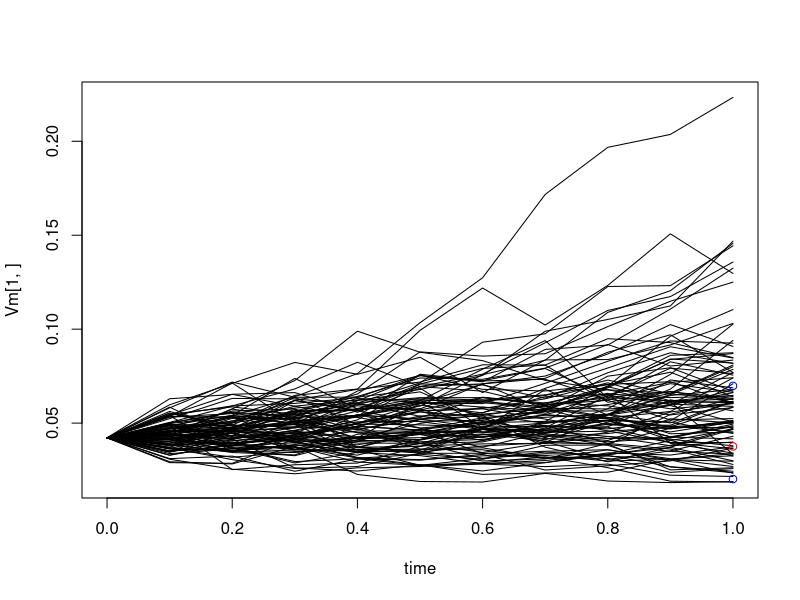
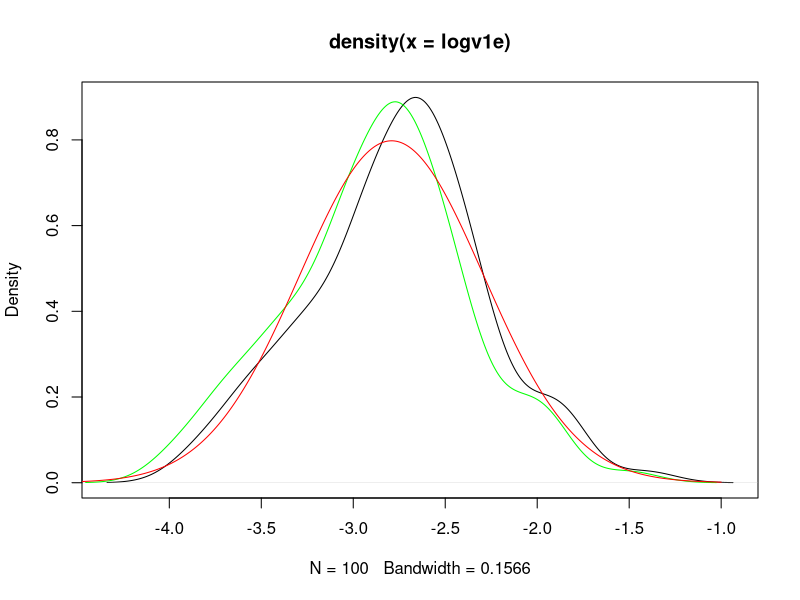
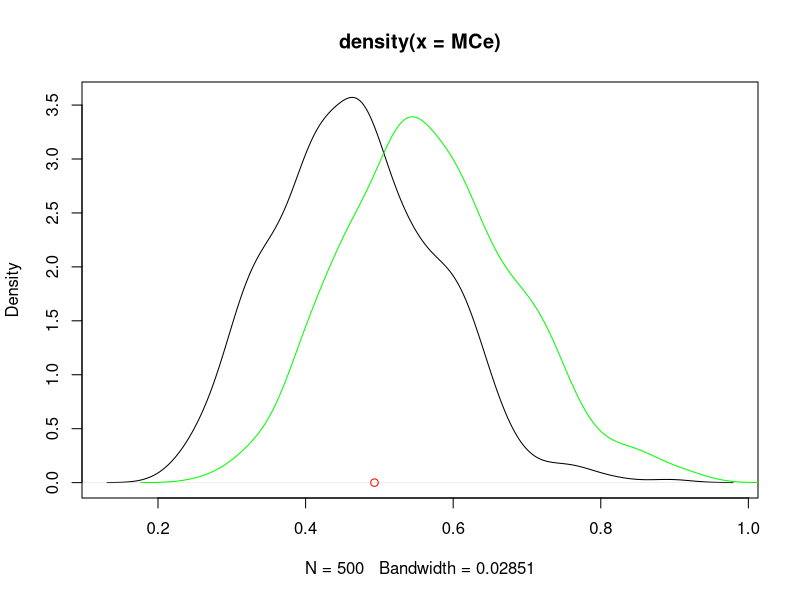

These charts were generated, in order, by the following R code:
#data 
Y0=log((20.53/100)^2)
Y1=log((19.38/100)^2)

#Monte Carlo parametes
N=100
m=10
Delta=1
delta=Delta/m
time=seq(from=0,by=delta,to=Delta)

#GBM parameters
mu=0.5
sigma=0.5
tau=0.1
meanGBM = Y0 + Delta*(mu-0.5*sigma^2)
varGBM = Delta*sigma^2

#########################################
#Activity 1 - Euler and Milstein schemes#
#########################################
Ve=matrix(nrow=N,ncol=m+1)
Vm=matrix(nrow=N,ncol=m+1)
for (i in 1:N){
Ve[i,1]=exp(Y0)
Vm[i,1]=exp(Y0)
Z=rnorm(m,0,sqrt(delta)) 
for (j in 1:m){
Ve[i,j+1]=Ve[i,j] + delta*mu*Ve[i,j] + sigma*Ve[i,j]*Z[j]
Vm[i,j+1]=Vm[i,j] + delta*mu*Vm[i,j] + sigma*Vm[i,j]*Z[j]
Vm[i,j+1]= Vm[i,j+1] + 0.5*delta*(sigma^2)*Vm[i,j]*(Z[j]^2 - 1)
}
}

#plot all paths of Milstein Scheme. Change to Ve for Euler Scheme
plot(time,Vm[1,],type="l",ylim=c(min(Vm),max(Vm)))
for (i in 2:N){
lines(time,Vm[i,])
}
points(time(m+1),exp(Y1),col="red") #Include observation Y1
points(time[m+1],exp(Y1+1.96*sqrt(tau)),col="blue") #Include lower endpoint of 95% CI for Y1
points(time[m+1],exp(Y1-1.96*sqrt(tau)),col="blue") #Include upper endpoint of 95% CI for Y1

#Plot empirical pdf of endpoints (from Euler and Milstein schemes) against the true pdf
logv1e= log(Ve[,m+1])
logv1m= log(Vm[,m+1])
plot(density(logv1e))
lines(density(logv1m),col="green")
xgrid=seq(from=-4.5,to=-1,by=0.001)
lines(xgrid,dnorm(xgrid,meanGBM, sqrt(varGBM)),col="red")



##################################################################
#Properties of Monte Carlo Estimators based on Euler and Milstein#
##################################################################
Niter = 500
MCe = matrix(nrow=Niter,ncol=1)
MCm = matrix(nrow=Niter,ncol=1)
for (k in 1:Niter) { 
for (i in 1:N){
Ve[i,1]=exp(Y0)
Vm[i,1]=exp(Y0)
Z=rnorm(m,0,sqrt(delta)) 
for (j in 1:m){
Ve[i,j+1]=Ve[i,j] + delta*mu*Ve[i,j] + sigma*Ve[i,j]*Z[j]
Vm[i,j+1]=Vm[i,j] + delta*mu*Vm[i,j] + sigma*Vm[i,j]*Z[j]
Vm[i,j+1]= Vm[i,j+1] + 0.5*delta*(sigma^2)*Vm[i,j]*(Z[j]^2 - 1)
}
}
logv1e= log(Ve[,m+1])
logv1m= log(Vm[,m+1])
dy2 = -(0.5/tau^2)*(Y1-logv1m)^2
MCm[k]=mean( 1/sqrt(2*pi*tau^2)*exp(dy2)  ) #Calculate and store the Milstein Monte Carlo estimate
dy2 = -(0.5/tau^2)*(Y1-logv1e)^2
MCe[k]=mean( 1/sqrt(2*pi*tau^2)*exp(dy2)  ) #Calculate and store the Eueler Monte Carlo estimate
}

#Plot the empirical densities of the Monte Carlo estimators against the true value of the likelihood
plot(density(MCe))
lines(density(MCm),col="green")
points(dnorm(Y1,meanGBM,sqrt(varGBM)),0,col="red")























